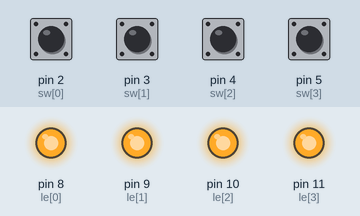
Simulated run of this sketch. Board: Arduino Uno, built with avr-gcc and run on an emulated ATmega328P. Parts: output pins drawn as LEDs (lit = HIGH). The inputs (shaded band) are chosen by the test bench; at power-on: pin 2 (sw[0]), pin 3 (sw[1]), pin 4 (sw[2]), pin 5 (sw[3]) HIGH.

Above: at 1.2 s.
1.3 s: pin 2 (sw[0]) pulled LOW for 0.15 s
At 1.37 s:
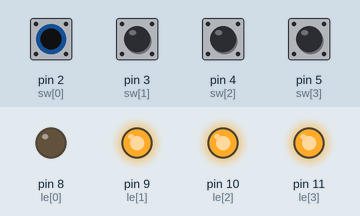
2.9 s: pin 3 (sw[1]) pulled LOW for 0.15 s
At 2.97 s:
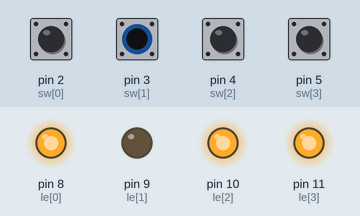
4.5 s: pin 4 (sw[2]) pulled LOW for 0.15 s
At 4.57 s:
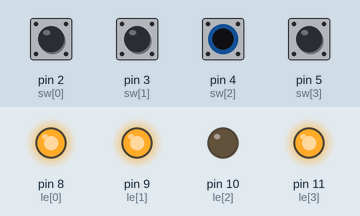
6.1 s: pin 5 (sw[3]) pulled LOW for 0.15 s
At 6.17 s:
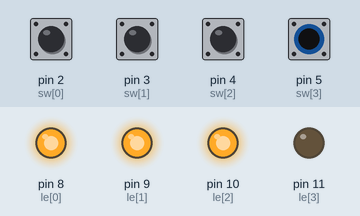
7.7 s: pin 2 (sw[0]) driven LOW and pin 3 (sw[1]) driven LOW
At 8.5 s:
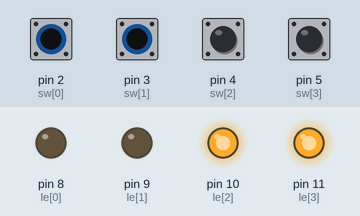
9.2 s: pin 4 (sw[2]) pulled LOW for 1 s
At 9.7 s:
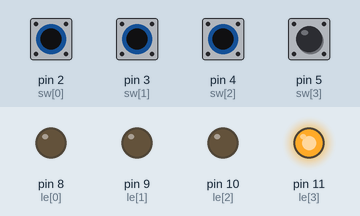
Timing chart, 0 to 12.2 s (numbered marks = the images above; inputs shaded):
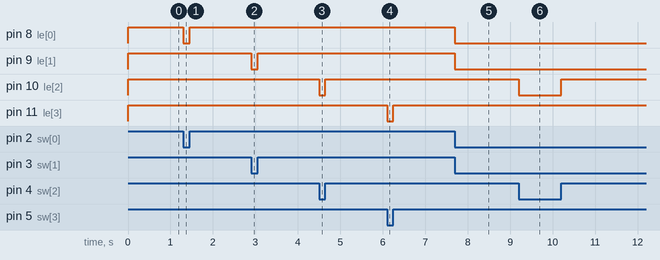

Measured:
- after the input at 1.3 s, pin 8 (le[0]): HIGH → LOW at once, → HIGH 0.15 s later
- after the input at 2.9 s, pin 9 (le[1]): HIGH → LOW at once, → HIGH 0.15 s later
- after the input at 4.5 s, pin 10 (le[2]): HIGH → LOW at once, → HIGH 0.15 s later
- after the input at 6.1 s, pin 11 (le[3]): HIGH → LOW at once, → HIGH 0.15 s later
- after the input at 7.7 s, pin 8 (le[0]), pin 9 (le[1]): HIGH → LOW at once
- after the input at 9.2 s, pin 10 (le[2]): HIGH → LOW at once, → HIGH 1.0 s later

The sketch:

LED_______.ino
```cpp
int sw[4] = {2,3,4,5}; //스위치 PIN NUMBER
int le[4] = {8,9,10,11}; //LED PIN NUMBER

void setup() {
  for(int i = 0 ; i < 4 ; i++){
    pinMode(sw[i], INPUT);  //스위치 INPUT
    pinMode(le[i], OUTPUT); //LED OUTPUT
  }
}

//digitalRead(sw[i]) == (0:1)
void loop() {
  for(int i = 0 ; i < 4 ; i++){
    digitalRead(sw[i])?digitalWrite(le[i],HIGH):digitalWrite(le[i],LOW);
  }
}
```
